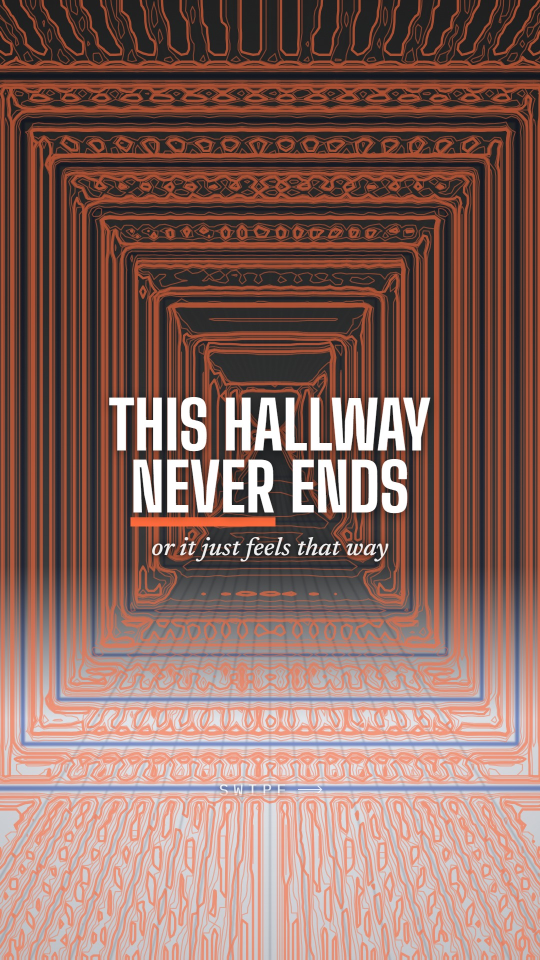
#> input picture examples/output-presets/cover.jpg, 1080 x 1920 px (shown at 1/2 size)
$ python -i carousel.py   (imports and definitions only)
#> lines starting #> are read from the running program, lines starting #| are printed output that depends on the picture
#> further down, picture is the input picture: PIL image 1080x1920 RGB; mean R, G, B 139.7, 105.6, 97.4
#!/usr/bin/env python3
"""tiktok-photo-carousel: put text on photos for a TikTok photo-mode carousel.

Pure Pillow. No network, no AI image generation, no API keys. Photos are never modified in place.

Usage:
  python3 carousel.py --photos DIR --script script.json|script.txt --out OUT [options]
  python3 carousel.py --list-styles | --list-filters

Script formats are documented in references/script-format.md.
"""
import argparse
import json
import re
import sys

# Windows consoles default to cp932/cp1252 and blow up on Japanese file
# names. The skill is used with Japanese photo sets constantly, so force
# UTF-8 on stdout instead of letting a print() kill the run.
# [3 lines not run here, left out]
from pathlib import Path

try:
    from PIL import Image, ImageChops, ImageDraw, ImageEnhance, ImageFilter, ImageFont, ImageOps
except ImportError:
    sys.exit("Pillow is required: pip install Pillow  (or: pip install -r requirements.txt)")

Image.MAX_IMAGE_PIXELS = None  # phone/DSLR photos are big; this is a local tool
HERE = Path(__file__).resolve().parent
FONT_DIR = HERE.parent / "fonts"
EXTS = {".jpg", ".jpeg", ".png", ".webp", ".bmp", ".tif", ".tiff"}

# Safe zones as fractions of the canvas: (top, bottom, side). TikTok covers the status bar at the top,
# the caption/buttons at the bottom and the like/comment icons at the right edge.
PRESETS = {
    "tiktok": {"size": "1080x1920", "safe": (0.12, 0.25, 0.08)},
    "instagram": {"size": "1080x1350", "safe": (0.06, 0.10, 0.08)},
}
POS_CENTER = {"top": 0.22, "upper": 0.32, "middle": 0.43}

CJK_CANDIDATES = [  # first existing wins; override with --cjk-font
    "C:/Windows/Fonts/YuGothB.ttc", "C:/Windows/Fonts/meiryob.ttc", "C:/Windows/Fonts/msyhbd.ttc",
    "/System/Library/Fonts/ヒラギノ角ゴシック W6.ttc", "/System/Library/Fonts/PingFang.ttc",
    "/Library/Fonts/Arial Unicode.ttf",
    "/usr/share/fonts/opentype/noto/NotoSansCJK-Bold.ttc", "/usr/share/fonts/noto-cjk/NotoSansCJK-Bold.ttc",
    "/usr/share/fonts/truetype/noto/NotoSansCJK-Bold.ttc", "/usr/share/fonts/google-noto-cjk/NotoSansCJK-Bold.ttc",
    "/usr/share/fonts/truetype/droid/DroidSansFallbackFull.ttf",
]


def hexrgb(h):
    h = h.lstrip("#")
    return tuple(int(h[i:i + 2], 16) for i in (0, 2, 4))


# ---------------------------------------------------------------- fonts
# [44 lines left out: functions resolve_font_path, load_font, find_cjk_font, fit_photo, not called in this run]


# ---------------------------------------------------------------- filters (simple, deterministic)
def grain(img, amount):
    noise = Image.effect_noise(img.size, 40).convert("RGB")
    return Image.blend(img, ImageChops.overlay(img, noise), amount)


def tint(img, rgb, amount):
    return Image.blend(img, ImageChops.multiply(img, Image.new("RGB", img.size, rgb)), amount)


def glow(img, radius, strength):
#> called with radius = 18, strength = 0.28
    blurred = img.filter(ImageFilter.GaussianBlur(radius))
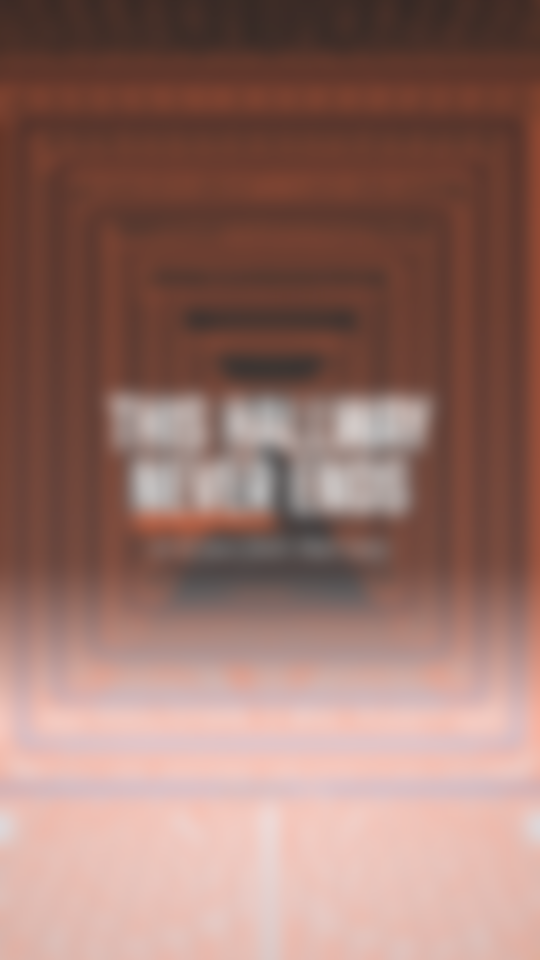
#> blurred: PIL image 1080x1920 RGB (shown at 1/2 size); mean R, G, B 149.6, 112.9, 104
    return ImageChops.screen(img, ImageEnhance.Brightness(blurred).enhance(strength))
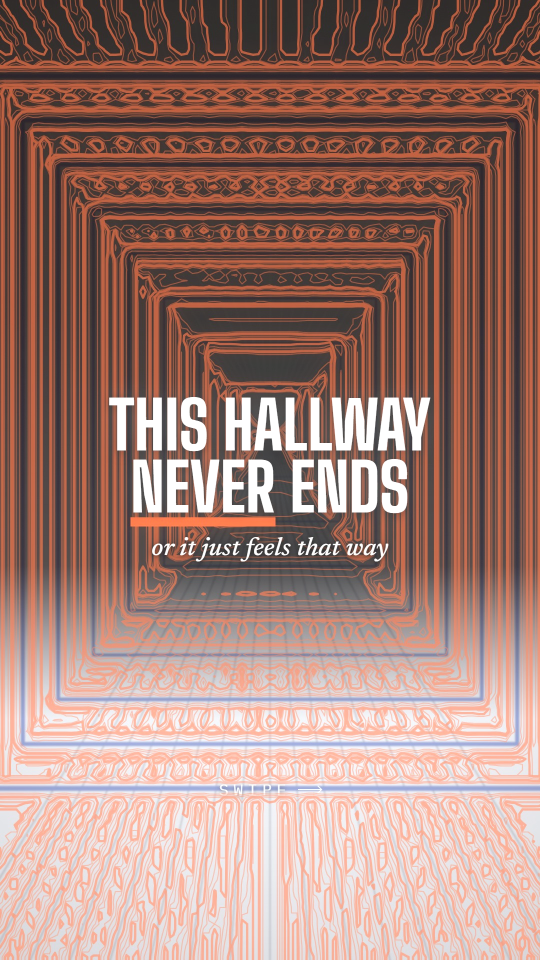
#> returned value: PIL image 1080x1920 RGB (shown at 1/2 size); mean R, G, B 163.3, 126.9, 117.4


def f_dreamcore(img):
    img = tint(ImageEnhance.Color(img).enhance(0.75), (205, 240, 235), 0.45)
    return grain(ImageEnhance.Contrast(glow(img, 14, 0.35)).enhance(0.92), 0.12)


def f_bloom(img):
    img = glow(ImageEnhance.Brightness(img).enhance(1.08), 18, 0.28)
    img = ImageEnhance.Color(ImageEnhance.Contrast(img).enhance(0.9)).enhance(0.9)
    return grain(img, 0.1)
#> in grain, `noise = Image.effect_noise(img.size, 40).convert("RGB")`:
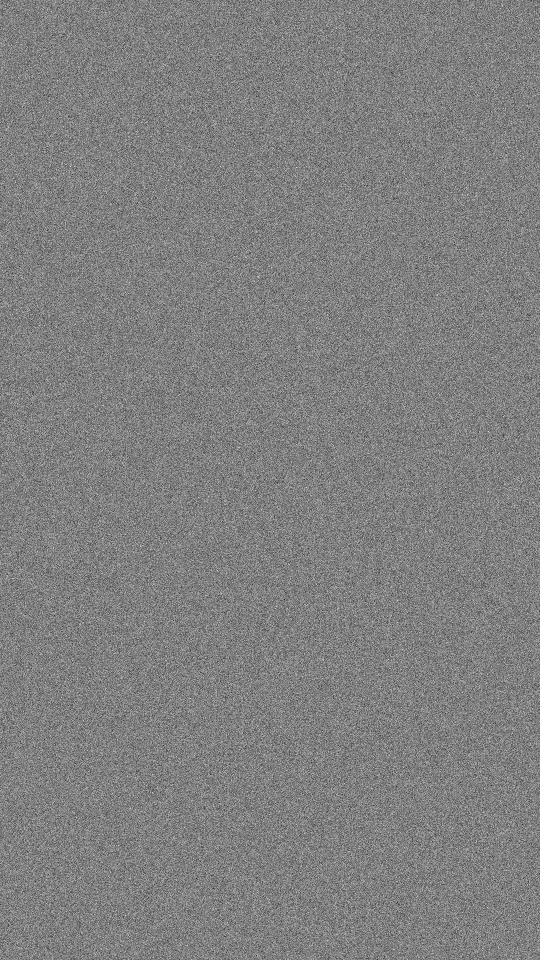
#> noise: PIL image 1080x1920 RGB (shown at 1/2 size); min 0, max 255, mean 127.5


# [9 lines left out: function f_vhs, not called in this run]


def f_warm(img):
    return grain(ImageEnhance.Contrast(tint(img, (255, 235, 205), 0.35)).enhance(0.95), 0.08)


def f_golden(img):
    img = tint(img, (255, 230, 195), 0.28)
    return grain(ImageEnhance.Color(ImageEnhance.Contrast(img).enhance(1.08)).enhance(1.12), 0.05)


def f_contrast(img):
    return ImageEnhance.Color(ImageEnhance.Contrast(img).enhance(1.25)).enhance(1.15)


def f_bw(img):
    return ImageOps.grayscale(img).convert("RGB")


FILTERS = {"none": lambda i: i, "dreamcore": f_dreamcore, "bloom": f_bloom, "vhs": f_vhs,
           "warm": f_warm, "golden": f_golden, "contrast": f_contrast, "bw": f_bw}


# [6 lines left out: function apply_filter, not called in this run]


# ---------------------------------------------------------------- text layout
def has_cjk(s):
    return any(ord(c) > 0x2E80 for c in s)


# [39 lines left out: functions tokenize, wrap, not called in this run]


def line_width(line, font, gap):
    return sum(font.getlength(t) + (gap if sp else 0) for t, _, sp in line)


# [218 lines left out: functions top_gradient, render_text, draw_stamp, debug_overlay, load_script, main, not called in this run]


# [2 lines not run here, left out]

>>> from PIL import Image
>>> picture = Image.open('../../../examples/output-presets/cover.jpg')
>>> result = f_bloom(picture)
